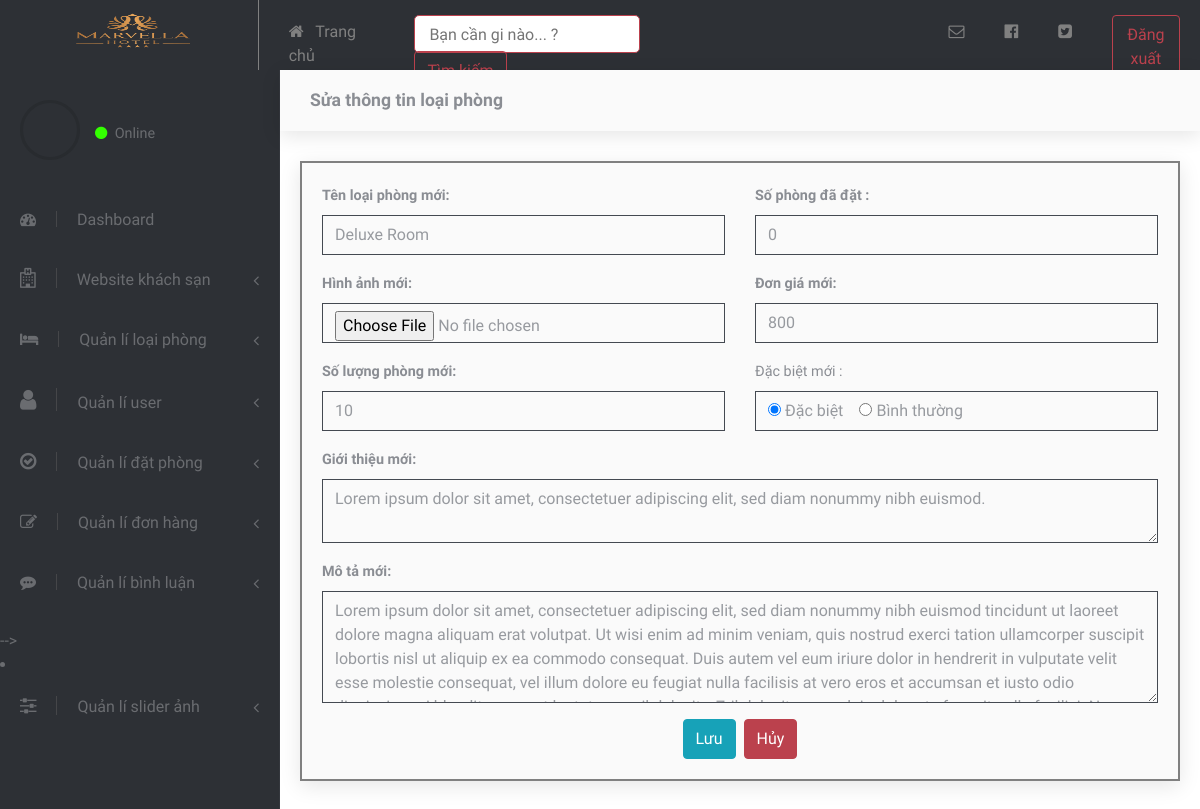
The page /admin/loai_phong/sua.php?id=2 on the database as committed earlier.
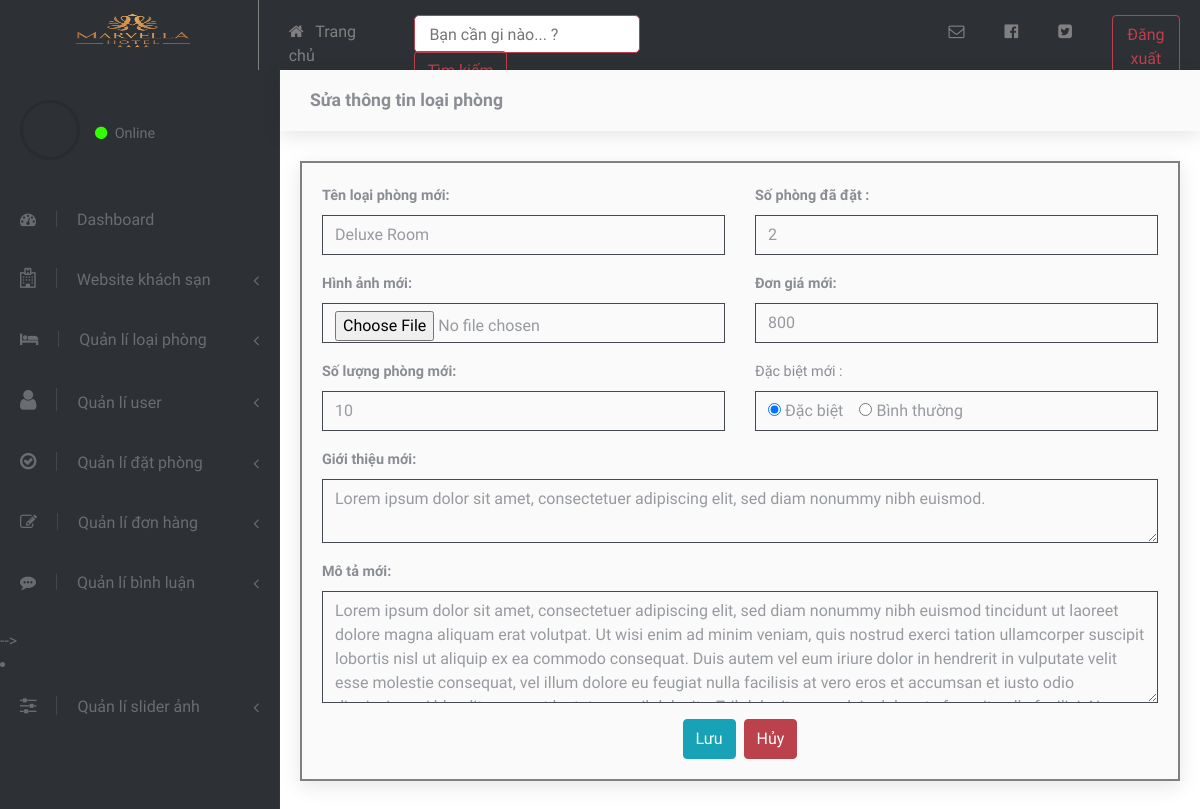
The same page on the database as committed later.
### tables this page shows
CREATE TABLE `loai_phong` (
  `id` int(11) NOT NULL,
  `ten_loai` varchar(255) NOT NULL,
  `hinh` varchar(255) NOT NULL,
  `so_luong_phong` int(11) NOT NULL,
  `so_phong_da_dat` varchar(255) NOT NULL,
  `so_phong_trong` varchar(255) NOT NULL,
  `don_gia` float NOT NULL,
  `gioi_thieu` varchar(255) NOT NULL,
  `mo_ta` text NOT NULL,
  `dac_biet` bit(1) NOT NULL
);

### dao/pdo.php (called while the page is built, shortened)
<?php
    function connect(){
        $host = "localhost" ;
        $dbname = "duanmot" ;
        $dbusername = "root" ;
        $dbpass = "" ;
        return new PDO("mysql:host=$host;dbname=$dbname;charset=utf8", $dbusername,$dbpass) ;
    }
    function select_one($sql){
        $connect = connect() ;
        $stmt = $connect->prepare($sql) ;
        $stmt->execute() ;
        return $select_one = $stmt->fetch() ;
    }
?>

### admin/loai_phong/sua.php (the view, shortened to what the changed rows need)
<?php
    require_once APP_PATH."/dao/pdo.php" ;
    if (isset($_GET['id'])) {
        $id = $_GET['id'];
        $sql = "select * from loai_phong where id = '$id'" ;
        $cout = connect()->prepare($sql);
        $cout->execute();
        if ($cout->rowCount() > 0) {
            $tt = select_one($sql) ;
        } else {
            try {
                header('location: ' . BASE_URL . "admin/loai_phong/list.php?msg=Loại phòng này không tồn tại !");
            } catch (PDOException $e) {
                echo $e->getMessage();
            }
        }
    }else{
        header('location: ' . BASE_URL . "admin/loai_phong/list.php?msg=Loại phòng này không tồn tại !");
    }
    require_once APP_PATH."/admin/layout/layout.php" ;
?>
<div class="page-header" style=" background-color: #FAFAFA;box-shadow: 0px 5px 20px 0px rgba(0, 0, 0, 0.1);">
    <div class="container-fluid">
        <h2 class="h5 no-margin-bottom">Sửa thông tin loại phòng</h2>
    </div>
</div>
<div class="conten"
    style="margin: 30px 20px 30px 20px;box-shadow: 0px 5px 20px 0px rgba(0, 0, 0, 0.1); background-color: #FAFAFA;">
    <div class="box" style="border: 2px solid gray; padding: 20px;">
        <form action="<?php echo BASE_URL ?>admin/loai_phong/post-sua.php" method="POST" enctype="multipart/form-data">
            <div class="row d-flex justify-content-center align-items-center">
                <div class="col-md-6">
                    <div class="form-group">
                        <label for="" style="font-weight: bold;">Tên loại phòng mới: </label>
                        <input type="text" placeholder="Tên loại phòng" name="ten_loai" class="form-control"
                            value="<?php echo $tt['ten_loai'] ?>">
                    </div>
                    <div class="form-group">
                        <label for="" style="font-weight: bold;">Số lượng phòng mới: </label>
                        <input type="text" placeholder="Số lượng phòng" name="so_luong_phong" class="form-control"
                            value="<?php echo $tt['so_luong_phong'] ?>">
                    </div>
                </div>
                <div class="col-md-6">
                    <div class="form-group">
                        <label for="" style="font-weight: bold;">Số phòng đã đặt : </label>
                        <input type="number" placeholder="Đơn giá" name="so_phong_da_dat" class="form-control"
                            value="<?php echo $tt['so_phong_da_dat'] ?>">
                    </div>
                    <div class="form-group">
                        <label for="" style="font-weight: bold;">Đơn giá mới: </label>
                        <input type="number" placeholder="Đơn giá" name="don_gia" class="form-control"
                            value="<?php echo $tt['don_gia'] ?>">
                    </div>
                </div>
            </div>
            <div class="row d-flex justify-content-center align-items-center">
                <div class="col-md-12">
                    <div class="form-group">
                        <label for="" style="font-weight: bold;">Giới thiệu mới: </label>
                        <textarea name="gioi_thieu" id="" cols="40" rows="2" class="form-control"
                            placeholder="Giới thiệu"><?php echo $tt['gioi_thieu'] ?></textarea>
                    </div>
                </div>
            </div>
            <div class="row d-flex justify-content-center align-items-center">
                <div class="col-md-12">
                    <div class="form-group">
                        <label for="" style="font-weight: bold;">Mô tả mới: </label>
                        <textarea name="mo_ta" id="" cols="40" rows="4" class="form-control"
                            placeholder="Mô tả"><?php echo $tt['mo_ta'] ?></textarea>
                    </div>
                </div>
            </div>
        </form>
    </div>
</div>

Rows that differ between the two databases and show on the page:
changed loai_phong "Deluxe Room": so_phong_da_dat "0" → "2"
